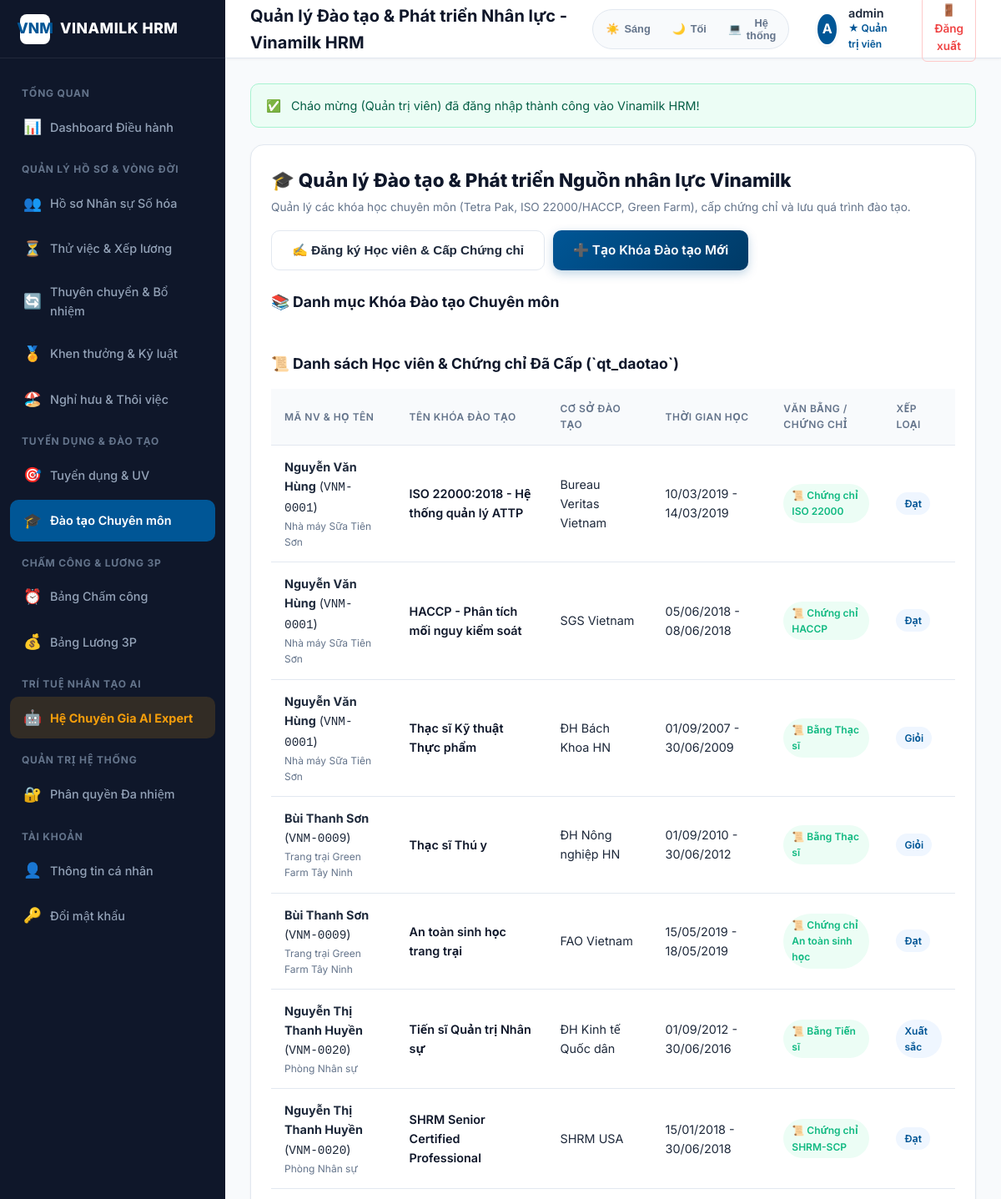
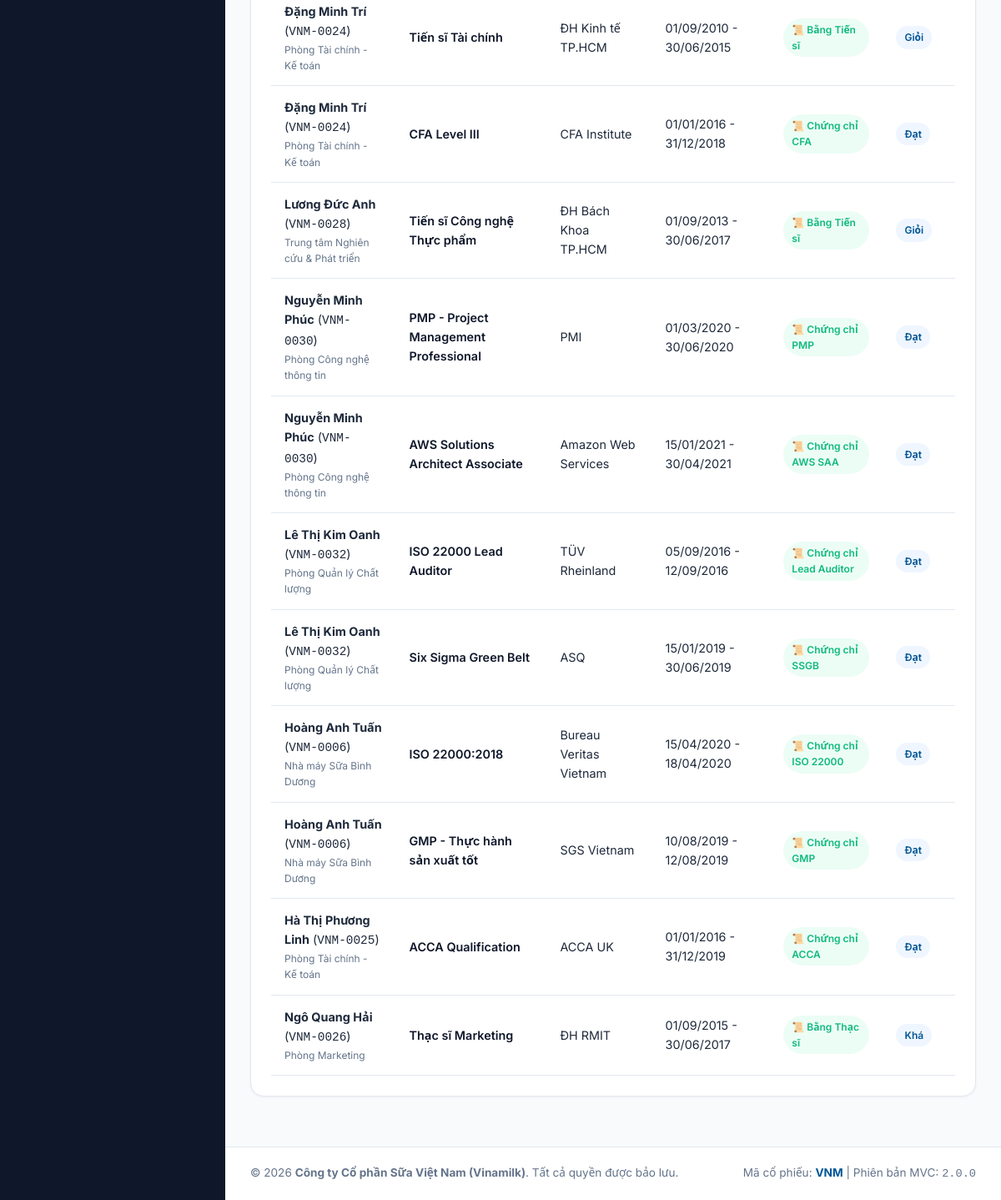
Screenshot of /daotao (signed in) with the database file from the repository (2 pictures, top to bottom).
### tables this page shows
CREATE TABLE `qt_daotao` (
    `ID`                INT UNSIGNED    AUTO_INCREMENT,
    `MaNV`              VARCHAR(10)     NOT NULL,
    `TenKhoaHoc`        NVARCHAR(300)   NOT NULL    COMMENT 'Tên khóa học / chương trình',
    `CoSoDaoTao`        NVARCHAR(200)   DEFAULT NULL COMMENT 'Cơ sở đào tạo',
    `HinhThuc`          ENUM('ChinhQuy','TaiChuc','TuXa','NganHan','Online') DEFAULT 'ChinhQuy' COMMENT 'Hình thức đào tạo',
    `TuNgay`            DATE            DEFAULT NULL,
    `DenNgay`           DATE            DEFAULT NULL,
    `BangCap_ChungChi`  NVARCHAR(200)   DEFAULT NULL COMMENT 'Bằng cấp/chứng chỉ đạt được',
    `XepLoai`           NVARCHAR(50)    DEFAULT NULL COMMENT 'Xếp loại (Giỏi, Khá, TB...)',
    `GhiChu`            NVARCHAR(500)   DEFAULT NULL,
    `CreatedAt`         DATETIME        DEFAULT CURRENT_TIMESTAMP,
    PRIMARY KEY (`ID`),
    KEY `idx_qtdt_manv` (`MaNV`),
    CONSTRAINT `fk_qtdt_nhansu` FOREIGN KEY (`MaNV`) REFERENCES `nhansu`(`MaNV`) ON DELETE CASCADE ON UPDATE CASCADE
);

CREATE TABLE `nhansu` (
    `MaNV`              VARCHAR(10)     NOT NULL    COMMENT 'Mã nhân viên (PK, VD: VNM-0001)',
    `HoTen`             NVARCHAR(100)   NOT NULL    COMMENT 'Họ và tên đầy đủ',
    `TenThuongGoi`      NVARCHAR(50)    DEFAULT NULL COMMENT 'Tên thường gọi',
    `NgaySinh`          DATE            NOT NULL    COMMENT 'Ngày sinh',
    `GioiTinh`          ENUM('Nam','Nữ') NOT NULL   COMMENT 'Giới tính',
    `SoCMND_CCCD`       VARCHAR(20)     NOT NULL    COMMENT 'Số CMND/CCCD',
    `NgayCap`           DATE            DEFAULT NULL COMMENT 'Ngày cấp CMND/CCCD',
    `NoiCap`            NVARCHAR(200)   DEFAULT NULL COMMENT 'Nơi cấp CMND/CCCD',
    `QueQuan`           NVARCHAR(300)   DEFAULT NULL COMMENT 'Quê quán',
    `NoiDKKTTru`        NVARCHAR(300)   DEFAULT NULL COMMENT 'Nơi đăng ký hộ khẩu thường trú',
    `DiaChiHienTai`     NVARCHAR(300)   DEFAULT NULL COMMENT 'Địa chỉ hiện tại',
    `DanToc`            NVARCHAR(50)    DEFAULT N'Kinh' COMMENT 'Dân tộc',
    `TonGiao`           NVARCHAR(50)    DEFAULT N'Không' COMMENT 'Tôn giáo',
    `TinhTrangHonNhan`  ENUM('Độc thân','Đã kết hôn','Ly hôn','Góa') DEFAULT 'Độc thân' COMMENT 'Tình trạng hôn nhân',
    `Email`             VARCHAR(100)    DEFAULT NULL COMMENT 'Email công việc',
    `SoDienThoai`       VARCHAR(20)     DEFAULT NULL COMMENT 'Số điện thoại',
    `AnhChanDung`       VARCHAR(255)    DEFAULT NULL COMMENT 'Đường dẫn ảnh chân dung',
    `NgayVaoLam`        DATE            NOT NULL    COMMENT 'Ngày vào làm',
    `MaDV`              VARCHAR(20)     NOT NULL    COMMENT 'Mã đơn vị hiện tại (FK)',
    `MaCV`              VARCHAR(10)     DEFAULT NULL COMMENT 'Mã chức vụ hiện tại (FK)',
    `MaNgach`           VARCHAR(10)     DEFAULT NULL COMMENT 'Mã ngạch hiện tại (FK)',
    `HeSoLuongHienTai`  DECIMAL(5,2)    DEFAULT 1.00 COMMENT 'Hệ số lương hiện tại',
    `BacLuongHienTai`   INT UNSIGNED    DEFAULT 1   COMMENT 'Bậc lương hiện tại',
    `TrinhDoHocVan`     NVARCHAR(50)    DEFAULT NULL COMMENT 'Trình độ học vấn cao nhất',
    `ChuyenNganh`       NVARCHAR(200)   DEFAULT NULL COMMENT 'Chuyên ngành đào tạo',
    `TruongDaoTao`      NVARCHAR(200)   DEFAULT NULL COMMENT 'Trường đào tạo',
    `DangVien`          TINYINT(1)      DEFAULT 0   COMMENT '1=Đảng viên, 0=Không',
    `DoanVien`          TINYINT(1)      DEFAULT 0   COMMENT '1=Đoàn viên CĐ, 0=Không',
    `SoTaiKhoanNH`      VARCHAR(30)     DEFAULT NULL COMMENT 'Số tài khoản ngân hàng',
    `NganHang`          NVARCHAR(100)   DEFAULT NULL COMMENT 'Tên ngân hàng',
    `MaSoThue`          VARCHAR(20)     DEFAULT NULL COMMENT 'Mã số thuế TNCN',
    `SoNguoiPhuThuoc`   INT UNSIGNED    DEFAULT 0   COMMENT 'Số người phụ thuộc',
    `LienHeKhanCap`     NVARCHAR(300)   DEFAULT NULL COMMENT 'Liên hệ khẩn cấp (Tên - QH - SĐT)',
    `ViTriLuuHoSo`      NVARCHAR(200)   DEFAULT NULL COMMENT 'Vị trí lưu hồ sơ giấy',
    `LoaiHopDong`       NVARCHAR(50)    DEFAULT NULL COMMENT 'Loại hợp đồng hiện tại',
    `NgayHetHanHD`      DATE            DEFAULT NULL COMMENT 'Ngày hết hạn hợp đồng',
    `LuongBaoHiem`      DECIMAL(15,0)   DEFAULT 0   COMMENT 'Mức lương đóng BHXH',
    `TrangThai`         TINYINT UNSIGNED NOT NULL DEFAULT 1 COMMENT '1=Đang làm, 2=Thử việc, 3=Nghỉ việc, 4=Nghỉ hưu',
    `GhiChu`            TEXT            DEFAULT NULL COMMENT 'Ghi chú bổ sung',
    `CreatedAt`         DATETIME        DEFAULT CURRENT_TIMESTAMP,
    `UpdatedAt`         DATETIME        DEFAULT CURRENT_TIMESTAMP ON UPDATE CURRENT_TIMESTAMP,
    PRIMARY KEY (`MaNV`),
    UNIQUE KEY `uk_nhansu_cccd` (`SoCMND_CCCD`),
    UNIQUE KEY `uk_nhansu_email` (`Email`),
    KEY `idx_nhansu_donvi` (`MaDV`),
    KEY `idx_nhansu_chucvu` (`MaCV`),
    KEY `idx_nhansu_ngach` (`MaNgach`),
    KEY `idx_nhansu_trangthai` (`TrangThai`),
    KEY `idx_nhansu_hoten` (`HoTen`),
    KEY `idx_nhansu_ngayvaolam` (`NgayVaoLam`),
    CONSTRAINT `fk_nhansu_donvi` FOREIGN KEY (`MaDV`) REFERENCES `dm_donvi`(`MaDV`) ON UPDATE CASCADE,
    CONSTRAINT `fk_nhansu_chucvu` FOREIGN KEY (`MaCV`) REFERENCES `dm_chucvu`(`MaCV`) ON UPDATE CASCADE,
    CONSTRAINT `fk_nhansu_ngach` FOREIGN KEY (`MaNgach`) REFERENCES `dm_ngach`(`MaNgach`) ON UPDATE CASCADE
);

CREATE TABLE `dm_donvi` (
    `MaDV`      VARCHAR(20)     NOT NULL    COMMENT 'Mã đơn vị (PK)',
    `TenDV`     NVARCHAR(200)   NOT NULL    COMMENT 'Tên đơn vị',
    `TenVietTat` VARCHAR(20)    DEFAULT NULL COMMENT 'Tên viết tắt',
    `CapDV`     TINYINT UNSIGNED NOT NULL DEFAULT 1 COMMENT 'Cấp đơn vị (1=Công ty, 2=Khối, 3=Phòng/NM/TT/CN)',
    `MaDV_Cha`  VARCHAR(20)     DEFAULT NULL COMMENT 'Mã đơn vị cha (self-ref)',
    `DiaChi`    NVARCHAR(500)   DEFAULT NULL COMMENT 'Địa chỉ',
    `SoDT`      VARCHAR(20)     DEFAULT NULL COMMENT 'Số điện thoại',
    `Email`     VARCHAR(100)    DEFAULT NULL COMMENT 'Email đơn vị',
    `LoaiDV`    ENUM('CongTy','Khoi','VanPhong','NhaMay','TrangTrai','ChiNhanh','Phong','TrungTam') NOT NULL DEFAULT 'Phong' COMMENT 'Loại đơn vị',
    `SoNhanSu`  INT UNSIGNED    DEFAULT 0   COMMENT 'Số nhân sự hiện tại',
    `TrangThai` TINYINT UNSIGNED NOT NULL DEFAULT 1 COMMENT '1=Hoạt động, 0=Ngừng',
    `ThuTu`     INT UNSIGNED    DEFAULT 0   COMMENT 'Thứ tự hiển thị',
    `CreatedAt` DATETIME        DEFAULT CURRENT_TIMESTAMP,
    `UpdatedAt` DATETIME        DEFAULT CURRENT_TIMESTAMP ON UPDATE CURRENT_TIMESTAMP,
    PRIMARY KEY (`MaDV`),
    KEY `idx_donvi_cha` (`MaDV_Cha`),
    KEY `idx_donvi_loai` (`LoaiDV`),
    KEY `idx_donvi_cap` (`CapDV`),
    CONSTRAINT `fk_donvi_cha` FOREIGN KEY (`MaDV_Cha`) REFERENCES `dm_donvi`(`MaDV`) ON DELETE SET NULL ON UPDATE CASCADE
);

### app/views/training/index.php (the view, shortened to what the rows shown need)
<div class="card-box">
    <div style="display: flex; align-items: center; justify-content: space-between; margin-bottom: 24px; flex-wrap: wrap; gap: 16px;">
        <div>
            <h2 style="font-size: 1.4rem; color: var(--vnm-navy); font-weight: 800;">
                🎓 Quản lý Đào tạo & Phát triển Nguồn nhân lực Vinamilk
            </h2>
        </div>
    </div>
    <div class="table-responsive">
        <table class="table">
            <thead>
                <tr>
                    <th>Mã NV & Họ tên</th>
                    <th>Tên Khóa Đào tạo</th>
                    <th>Cơ sở Đào tạo</th>
                    <th>Thời gian học</th>
                    <th>Văn bằng / Chứng chỉ</th>
                    <th>Xếp loại</th>
                </tr>
            </thead>
            <tbody>
                <?php if (empty($records)): ?>
                    <tr>
                        <td colspan="6" style="text-align: center; color: var(--text-muted); padding: 30px;">
                            Chưa có quá trình đào tạo nào được ghi nhận.
                        </td>
                    </tr>
                <?php else: ?>
                    <?php foreach ($records as $r): ?>
                        <tr>
                            <td>
                                <strong><?= htmlspecialchars($r['HoTen']) ?></strong> (<code><?= $r['MaNV'] ?></code>)
                                <div style="font-size: 0.75rem; color: var(--text-secondary);"><?= htmlspecialchars($r['TenDV'] ?? '') ?></div>
                            </td>
                            <td style="font-weight: 600; color: var(--vnm-navy);"><?= htmlspecialchars($r['TenKhoaHoc']) ?></td>
                            <td><?= htmlspecialchars($r['CoSoDaoTao']) ?></td>
                            <td><?= format_date($r['TuNgay']) ?> - <?= format_date($r['DenNgay']) ?></td>
                            <td><span class="badge badge-success">📜 <?= htmlspecialchars($r['BangCap_ChungChi']) ?></span></td>
                            <td><span class="badge badge-primary"><?= htmlspecialchars($r['XepLoai'] ?? 'Giỏi') ?></span></td>
                        </tr>
                    <?php endforeach; ?>
                <?php endif; ?>
            </tbody>
        </table>
    </div>
</div>

### rows the page displays
qt_daotao: MaNV.HoTen "Nguyễn Văn Hùng", MaNV "VNM-0001", dm_donvi.TenDV "Nhà máy Sữa Tiên Sơn", TenKhoaHoc "ISO 22000:2018 - Hệ thống quản lý ATTP", CoSoDaoTao "Bureau Veritas Vietnam", TuNgay "10/03/2019", DenNgay "14/03/2019", BangCap_ChungChi "Chứng chỉ ISO 22000", XepLoai "Đạt"
qt_daotao: MaNV.HoTen "Nguyễn Văn Hùng", MaNV "VNM-0001", dm_donvi.TenDV "Nhà máy Sữa Tiên Sơn", TenKhoaHoc "HACCP - Phân tích mối nguy kiểm soát", CoSoDaoTao "SGS Vietnam", TuNgay "05/06/2018", DenNgay "08/06/2018", BangCap_ChungChi "Chứng chỉ HACCP", XepLoai "Đạt"
qt_daotao: MaNV.HoTen "Nguyễn Văn Hùng", MaNV "VNM-0001", dm_donvi.TenDV "Nhà máy Sữa Tiên Sơn", TenKhoaHoc "Thạc sĩ Kỹ thuật Thực phẩm", CoSoDaoTao "ĐH Bách Khoa HN", TuNgay "01/09/2007", DenNgay "30/06/2009", BangCap_ChungChi "Bằng Thạc sĩ", XepLoai "Giỏi"
qt_daotao: MaNV.HoTen "Bùi Thanh Sơn", MaNV "VNM-0009", dm_donvi.TenDV "Trang trại Green Farm Tây Ninh", TenKhoaHoc "Thạc sĩ Thú y", CoSoDaoTao "ĐH Nông nghiệp HN", TuNgay "01/09/2010", DenNgay "30/06/2012", BangCap_ChungChi "Bằng Thạc sĩ", XepLoai "Giỏi"
qt_daotao: MaNV.HoTen "Bùi Thanh Sơn", MaNV "VNM-0009", dm_donvi.TenDV "Trang trại Green Farm Tây Ninh", TenKhoaHoc "An toàn sinh học trang trại", CoSoDaoTao "FAO Vietnam", TuNgay "15/05/2019", DenNgay "18/05/2019", BangCap_ChungChi "Chứng chỉ An toàn sinh học", XepLoai "Đạt"
qt_daotao: MaNV.HoTen "Nguyễn Thị Thanh Huyền", MaNV "VNM-0020", dm_donvi.TenDV "Phòng Nhân sự", TenKhoaHoc "Tiến sĩ Quản trị Nhân sự", CoSoDaoTao "ĐH Kinh tế Quốc dân", TuNgay "01/09/2012", DenNgay "30/06/2016", BangCap_ChungChi "Bằng Tiến sĩ", XepLoai "Xuất sắc"
qt_daotao: MaNV.HoTen "Nguyễn Thị Thanh Huyền", MaNV "VNM-0020", dm_donvi.TenDV "Phòng Nhân sự", TenKhoaHoc "SHRM Senior Certified Professional", CoSoDaoTao "SHRM USA", TuNgay "15/01/2018", DenNgay "30/06/2018", BangCap_ChungChi "Chứng chỉ SHRM-SCP", XepLoai "Đạt"
qt_daotao: MaNV.HoTen "Đặng Minh Trí", MaNV "VNM-0024", dm_donvi.TenDV "Phòng Tài chính - Kế toán", TenKhoaHoc "Tiến sĩ Tài chính", CoSoDaoTao "ĐH Kinh tế TP.HCM", TuNgay "01/09/2010", DenNgay "30/06/2015", BangCap_ChungChi "Bằng Tiến sĩ", XepLoai "Giỏi"
qt_daotao: MaNV.HoTen "Đặng Minh Trí", MaNV "VNM-0024", dm_donvi.TenDV "Phòng Tài chính - Kế toán", TenKhoaHoc "CFA Level III", CoSoDaoTao "CFA Institute", TuNgay "01/01/2016", DenNgay "31/12/2018", BangCap_ChungChi "Chứng chỉ CFA", XepLoai "Đạt"
qt_daotao: MaNV.HoTen "Lương Đức Anh", MaNV "VNM-0028", dm_donvi.TenDV "Trung tâm Nghiên cứu & Phát triển", TenKhoaHoc "Tiến sĩ Công nghệ Thực phẩm", CoSoDaoTao "ĐH Bách Khoa TP.HCM", TuNgay "01/09/2013", DenNgay "30/06/2017", BangCap_ChungChi "Bằng Tiến sĩ", XepLoai "Giỏi"
qt_daotao: MaNV.HoTen "Nguyễn Minh Phúc", MaNV "VNM-0030", dm_donvi.TenDV "Phòng Công nghệ thông tin", TenKhoaHoc "PMP - Project Management Professional", CoSoDaoTao "PMI", TuNgay "01/03/2020", DenNgay "30/06/2020", BangCap_ChungChi "Chứng chỉ PMP", XepLoai "Đạt"
qt_daotao: MaNV.HoTen "Nguyễn Minh Phúc", MaNV "VNM-0030", dm_donvi.TenDV "Phòng Công nghệ thông tin", TenKhoaHoc "AWS Solutions Architect Associate", CoSoDaoTao "Amazon Web Services", TuNgay "15/01/2021", DenNgay "30/04/2021", BangCap_ChungChi "Chứng chỉ AWS SAA", XepLoai "Đạt"
qt_daotao: MaNV.HoTen "Lê Thị Kim Oanh", MaNV "VNM-0032", dm_donvi.TenDV "Phòng Quản lý Chất lượng", TenKhoaHoc "ISO 22000 Lead Auditor", CoSoDaoTao "TÜV Rheinland", TuNgay "05/09/2016", DenNgay "12/09/2016", BangCap_ChungChi "Chứng chỉ Lead Auditor", XepLoai "Đạt"
qt_daotao: MaNV.HoTen "Lê Thị Kim Oanh", MaNV "VNM-0032", dm_donvi.TenDV "Phòng Quản lý Chất lượng", TenKhoaHoc "Six Sigma Green Belt", CoSoDaoTao "ASQ", TuNgay "15/01/2019", DenNgay "30/06/2019", BangCap_ChungChi "Chứng chỉ SSGB", XepLoai "Đạt"
qt_daotao: MaNV.HoTen "Hoàng Anh Tuấn", MaNV "VNM-0006", dm_donvi.TenDV "Nhà máy Sữa Bình Dương", TenKhoaHoc "ISO 22000:2018", CoSoDaoTao "Bureau Veritas Vietnam", TuNgay "15/04/2020", DenNgay "18/04/2020", BangCap_ChungChi "Chứng chỉ ISO 22000", XepLoai "Đạt"
qt_daotao: MaNV.HoTen "Hoàng Anh Tuấn", MaNV "VNM-0006", dm_donvi.TenDV "Nhà máy Sữa Bình Dương", TenKhoaHoc "GMP - Thực hành sản xuất tốt", CoSoDaoTao "SGS Vietnam", TuNgay "10/08/2019", DenNgay "12/08/2019", BangCap_ChungChi "Chứng chỉ GMP", XepLoai "Đạt"
qt_daotao: MaNV.HoTen "Hà Thị Phương Linh", MaNV "VNM-0025", dm_donvi.TenDV "Phòng Tài chính - Kế toán", TenKhoaHoc "ACCA Qualification", CoSoDaoTao "ACCA UK", TuNgay "01/01/2016", DenNgay "31/12/2019", BangCap_ChungChi "Chứng chỉ ACCA", XepLoai "Đạt"
qt_daotao: MaNV.HoTen "Ngô Quang Hải", MaNV "VNM-0026", dm_donvi.TenDV "Phòng Marketing", TenKhoaHoc "Thạc sĩ Marketing", CoSoDaoTao "ĐH RMIT", TuNgay "01/09/2015", DenNgay "30/06/2017", BangCap_ChungChi "Bằng Thạc sĩ", XepLoai "Khá"

### other values shown
$title "Quản lý Đào tạo & Phát triển Nhân lực - Vinamilk HRM"
substr($user['HoTen'] ?? $user['Username'], 0, 1) "A"
$user['HoTen'] "admin"
$user['RoleName'] "Quản trị viên"
$flashSuccess['message'] "Cháo mừng (Quản trị viên) đã đăng nhập thành công vào Vinamilk HRM!"
APP_VERSION "2.0.0"
